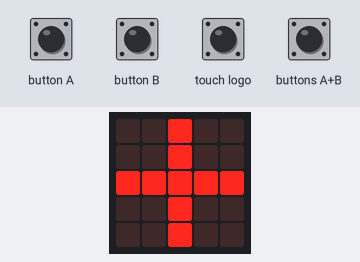
Bench run of a program on a simulated BBC micro:bit (MakeCode). Parts: the board's 5×5 LED display. The inputs (shaded band) are chosen by the test bench.

Above: at 1.6 s.
1.7 s: touch logo pressed for 0.15 s
At 3.4 s:
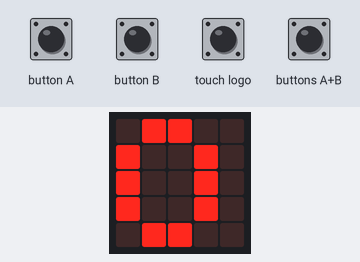
3.7 s: button A pressed for 0.15 s
At 4.9 s:
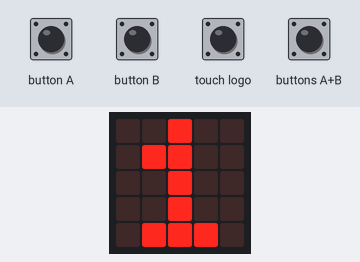
5.3 s: button A pressed for 0.15 s
At 6.1 s:
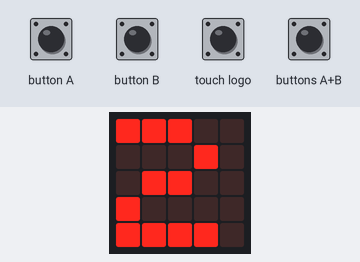
6.9 s: buttons A+B pressed for 0.15 s
At 7.3 s:
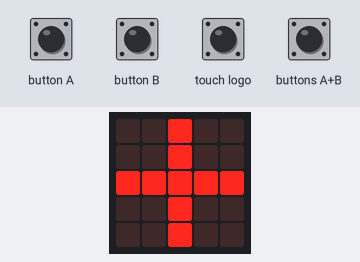
8.5 s: button B pressed for 0.15 s
At 9.7 s:
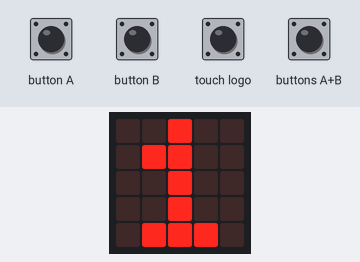
Timing chart, 0 to 11.1 s (numbered marks = the images above; inputs shaded):
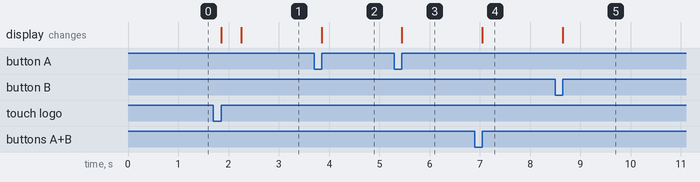

The program:

main.ts
```typescript
input.onButtonPressed(Button.A, function () {
    nombre1 += 1
    basic.showNumber(nombre1)
})
input.onButtonPressed(Button.AB, function () {
    nombre1 = 0
    nombre2 = 0
    basic.showLeds(`
        . . # . .
        . . # . .
        # # # # #
        . . # . .
        . . # . .
        `)
})
input.onButtonPressed(Button.B, function () {
    nombre2 += 1
    basic.showNumber(nombre2)
})
input.onLogoEvent(TouchButtonEvent.Pressed, function () {
    basic.showLeds(`
        . . . . .
        . # # # .
        . . . . .
        . # # # .
        . . . . .
        `)
    basic.showNumber(nombre1 + nombre2)
})
let nombre2 = 0
let nombre1 = 0
nombre1 = 0
nombre2 = 0
basic.showLeds(`
    . . # . .
    . . # . .
    # # # # #
    . . # . .
    . . # . .
    `)
```

test.ts
```typescript
// les tests vont ici ; cela ne sera pas compilé si ce paquet est utilisé en tant qu'extension.
```

Measured:
- after the input at 1.7 s, the display: first changes after 0.15 s (image 1 shows a later state)
- after the input at 3.7 s, the display: changes after 0.15 s (image 2)
- after the input at 5.3 s, the display: changes after 0.15 s (image 3)
- after the input at 6.9 s, the display: changes after 0.15 s (image 4)
- after the input at 8.5 s, the display: changes after 0.15 s (image 5)
